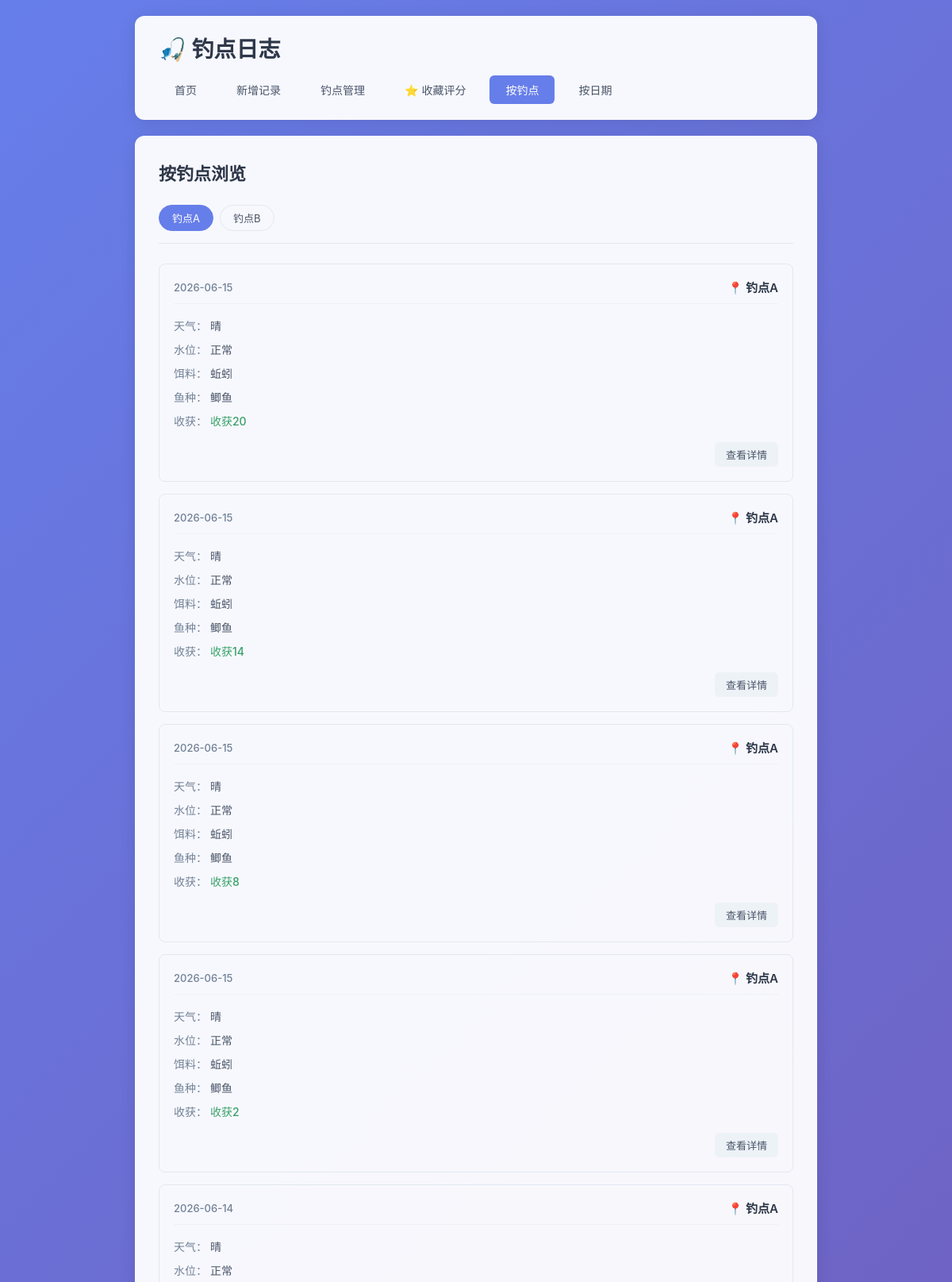
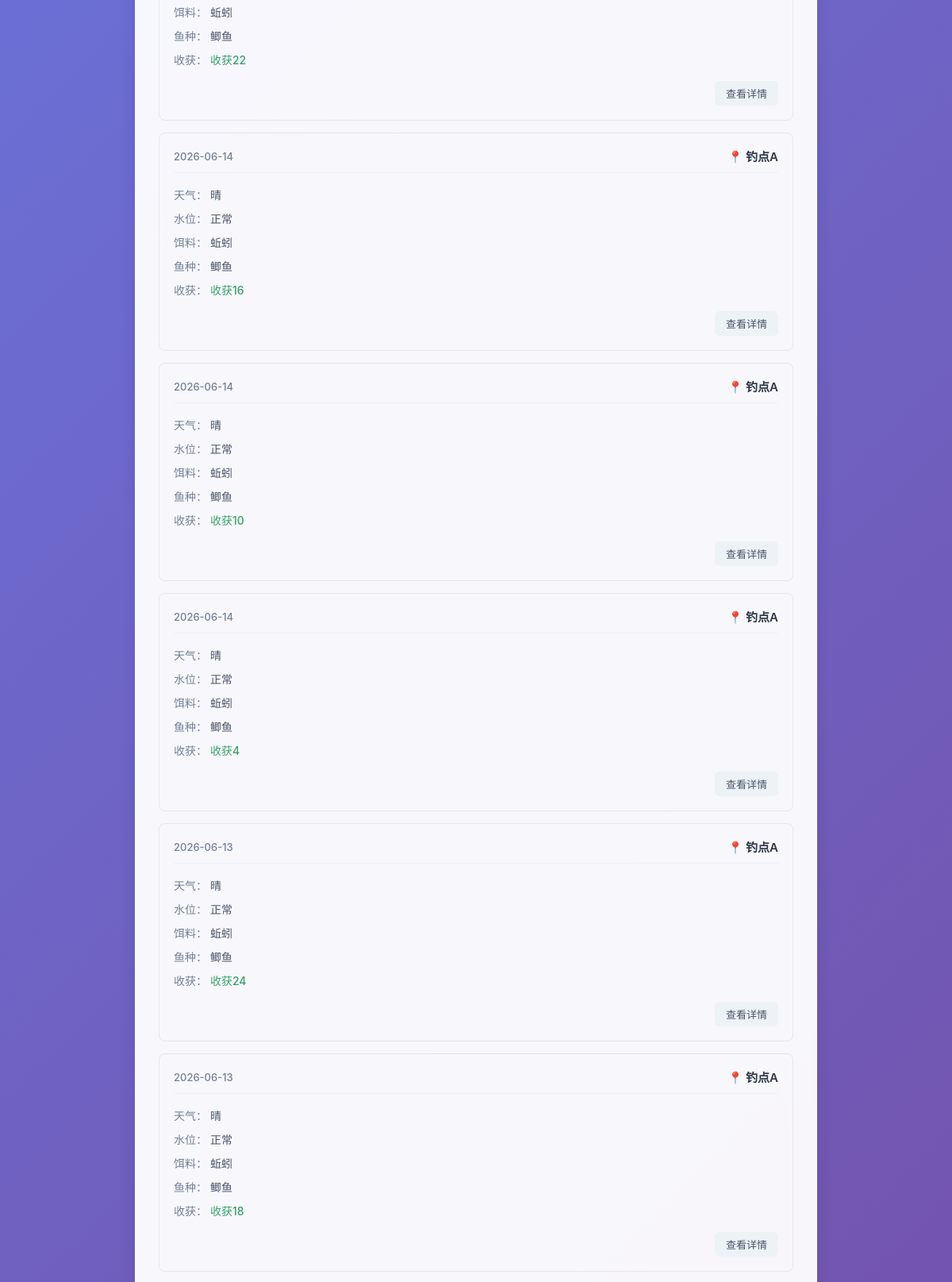
/by-spot (upper part), run on the app's committed database (2 pictures, top to bottom).
### tables this page shows
CREATE TABLE fishing_logs (
            id INTEGER PRIMARY KEY AUTOINCREMENT,
            spot TEXT NOT NULL,
            weather TEXT NOT NULL,
            water_level TEXT NOT NULL,
            bait TEXT NOT NULL,
            fish_species TEXT NOT NULL,
            harvest TEXT NOT NULL,
            next_strategy TEXT,
            created_at DATE NOT NULL
        );

### app.py (the view)
@app.route('/by-spot')
def by_spot():
    conn = get_db()
    spots = conn.execute('SELECT DISTINCT spot FROM fishing_logs ORDER BY spot').fetchall()
    spot_list = [row['spot'] for row in spots]
    selected_spot = request.args.get('spot', spot_list[0] if spot_list else None)
    logs = []
    if selected_spot:
        logs = conn.execute(
            'SELECT * FROM fishing_logs WHERE spot = ? ORDER BY created_at DESC, id DESC',
            (selected_spot,)
        ).fetchall()
    conn.close()
    return render_template('by_spot.html', spot_list=spot_list, selected_spot=selected_spot, logs=logs)

### app.py (called while the page is built)
def get_db():
    conn = sqlite3.connect(DB_PATH)
    conn.row_factory = sqlite3.Row
    return conn

### templates/by_spot.html (shortened to what this page needs)
{% extends 'base.html' %}
{% block content %}
    <div class="page-header">
        <h2>按钓点浏览</h2>
    </div>
    {% if spot_list %}
        <div class="filter-bar">
            {% for spot in spot_list %}
                <a href="{{ url_for('by_spot', spot=spot) }}"
                   class="filter-btn {% if spot == selected_spot %}active{% endif %}">
                    {{ spot }}
                </a>
            {% endfor %}
        </div>
        {% if logs %}
            <div class="log-list">
                {% for log in logs %}
                    <div class="log-card">
                        <div class="log-header">
                            <span class="log-date">{{ log['created_at'] }}</span>
                            <span class="log-spot">📍 {{ log['spot'] }}</span>
                        </div>
                        <div class="log-body">
                            <div class="log-row">
                                <span class="label">天气：</span>
                                <span>{{ log['weather'] }}</span>
                            </div>
                            <div class="log-row">
                                <span class="label">水位：</span>
                                <span>{{ log['water_level'] }}</span>
                            </div>
                            <div class="log-row">
                                <span class="label">饵料：</span>
                                <span>{{ log['bait'] }}</span>
                            </div>
                            <div class="log-row">
                                <span class="label">鱼种：</span>
                                <span>{{ log['fish_species'] }}</span>
                            </div>
                            <div class="log-row">
                                <span class="label">收获：</span>
                                <span class="harvest">{{ log['harvest'] }}</span>
                            </div>
                        </div>
                        <div class="log-footer">
                            <a href="{{ url_for('log_detail', log_id=log['id']) }}" class="btn btn-small">查看详情</a>
                        </div>
                    </div>
                {% endfor %}
            </div>
        {% else %}
            <div class="empty-state">
                <p>该钓点暂无记录</p>
            </div>
        {% endif %}
    {% else %}
        <div class="empty-state">
            <p>还没有任何钓点记录</p>
            <a href="{{ url_for('add_log') }}" class="btn btn-primary">+ 新增记录</a>
        </div>
    {% endif %}
{% endblock %}

### static/style.css (style rules this page uses)
* { margin: 0; padding: 0; box-sizing: border-box; }
body { font-family: -apple-system, BlinkMacSystemFont, 'Segoe UI', 'PingFang SC', 'Microsoft YaHei', sans-serif; background: linear-gradient(135deg, #667eea 0%, #764ba2 100%); min-height: 100vh; color: #333; }
.page-header { display: flex; justify-content: space-between; align-items: center; margin-bottom: 25px; flex-wrap: wrap; gap: 15px; }
.page-header h2 { color: #2d3748; font-size: 22px; }
.btn { display: inline-block; padding: 10px 20px; border: none; border-radius: 6px; text-decoration: none; font-size: 14px; cursor: pointer; transition: all 0.2s ease; font-family: inherit; }
.btn-small { padding: 6px 14px; font-size: 13px; background: #edf2f7; color: #4a5568; }
.log-list { display: grid; gap: 15px; }
.log-card { border: 1px solid #e2e8f0; border-radius: 8px; padding: 18px; transition: all 0.2s ease; }
.log-header { display: flex; justify-content: space-between; align-items: center; margin-bottom: 12px; padding-bottom: 10px; border-bottom: 1px solid #edf2f7; }
.log-date { font-size: 13px; color: #718096; font-weight: 500; }
.log-spot { font-size: 15px; font-weight: 600; color: #2d3748; }
.log-body { margin-bottom: 12px; }
.log-row { padding: 5px 0; font-size: 14px; color: #4a5568; }
.log-row .label { font-weight: 500; color: #718096; }
.log-row .harvest { color: #38a169; font-weight: 500; }
.log-footer { text-align: right; }
.filter-bar { display: flex; gap: 8px; margin-bottom: 25px; flex-wrap: wrap; padding-bottom: 15px; border-bottom: 1px solid #e2e8f0; }
.filter-btn { padding: 6px 16px; border: 1px solid #e2e8f0; border-radius: 20px; text-decoration: none; font-size: 13px; color: #4a5568; transition: all 0.2s ease; }
.filter-btn.active { background: #667eea; color: white; border-color: #667eea; }

### data on the page
fishing_logs: created_at "2026-06-15", spot "钓点A", weather "晴", water_level "正常", bait "蚯蚓", fish_species "鲫鱼", harvest "收获20"
fishing_logs: created_at "2026-06-15", spot "钓点A", weather "晴", water_level "正常", bait "蚯蚓", fish_species "鲫鱼", harvest "收获14"
fishing_logs: created_at "2026-06-15", spot "钓点A", weather "晴", water_level "正常", bait "蚯蚓", fish_species "鲫鱼", harvest "收获8"
fishing_logs: created_at "2026-06-15", spot "钓点A", weather "晴", water_level "正常", bait "蚯蚓", fish_species "鲫鱼", harvest "收获2"
fishing_logs: created_at "2026-06-14", spot "钓点A", weather "晴", water_level "正常", bait "蚯蚓", fish_species "鲫鱼", harvest "收获22"
fishing_logs: created_at "2026-06-14", spot "钓点A", weather "晴", water_level "正常", bait "蚯蚓", fish_species "鲫鱼", harvest "收获16"
fishing_logs: created_at "2026-06-14", spot "钓点A", weather "晴", water_level "正常", bait "蚯蚓", fish_species "鲫鱼", harvest "收获10"
fishing_logs: created_at "2026-06-14", spot "钓点A", weather "晴", water_level "正常", bait "蚯蚓", fish_species "鲫鱼", harvest "收获4"
fishing_logs: created_at "2026-06-13", spot "钓点A", weather "晴", water_level "正常", bait "蚯蚓", fish_species "鲫鱼", harvest "收获24"
fishing_logs: created_at "2026-06-13", spot "钓点A", weather "晴", water_level "正常", bait "蚯蚓", fish_species "鲫鱼", harvest "收获18"

### other printed values
{{ spot }} "钓点A" "钓点B"
